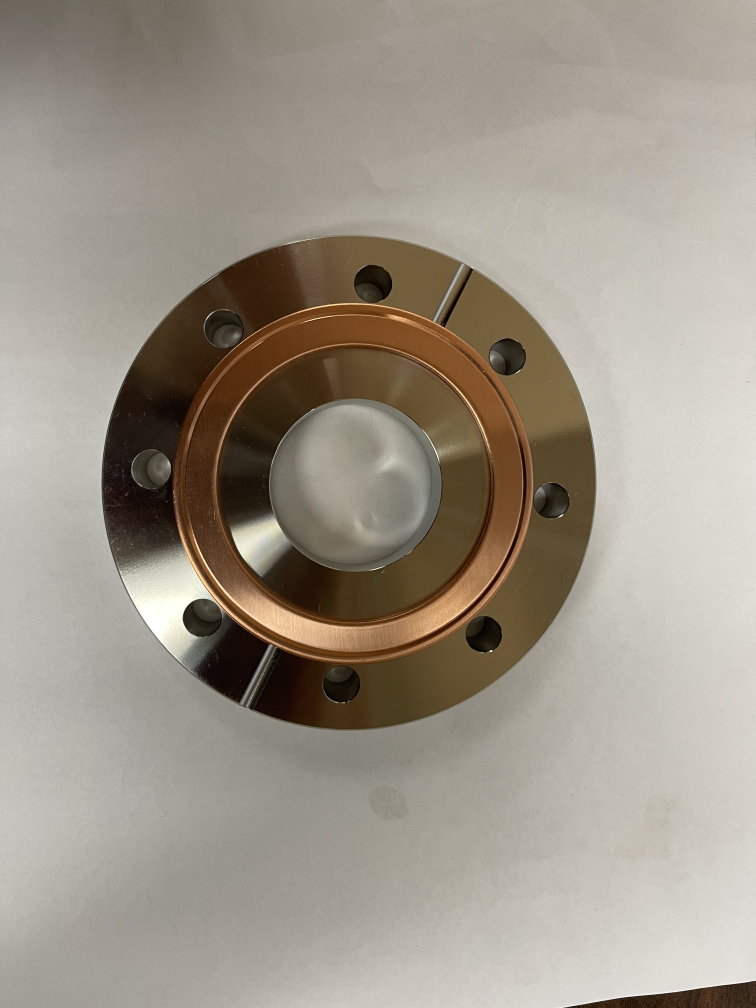
#> input picture flanges/0.jpg, 3024 x 4032 px, given in place of 0.jpg.jpg, which was not available (shown at 1/4 size)
$ python pic.py --image flanges/0.jpg
#> lines starting #> are read from the running program, lines starting #| are printed output that depends on the picture; after the words box and inside, x2 and y2 are one past the last pixel; in counts of white or black regions, pixels touching at a corner belong together; long printed decimals are rounded; pictures that were not available may be replaced by others from this repository, and a replacement may not be noted
### imgprocess.py
import cv2 as cv
import numpy as np

def resizeImg(image, width = None, height = None, inter = cv.INTER_AREA):
    dim = None # Unnecessary?
    (h, w) = image.shape[:2]
    if width is None and height is None:
        return image
    elif height is not None:
        r = height / float(h)
        dim = (int(w * r), height)
    else:
        r = width / float(w)
        dim = (width, int(h * r))
    return (cv.resize(image, dim, interpolation = inter), dim)

# [9 lines left out: function crop, not called in this run]

def ellipseCirc(ellipse):
    w, h = (i / 2 for i in ellipse[1])
    k = ((h - w) ** 2) / ((h + w) ** 2)
    p = np.pi * (h + w) * (1 + 3 * k / (10 + np.sqrt(4 - 3 * k)))
    return p

### pic.py
import argparse
import os
import time

import cv2 as cv
import numpy as np

import imgprocess as ip

# GENERAL PARAMETERS
SRCPATH = "flanges"
OUTPATH = "temp"
WINDOW_SCALE = 1
CONTOUR_FIT_MIN = 50        # Minimum ellipse confidence %
CONTOUR_FIT_MAX = 150

# PROCESSING PARAMETERS - TUNE FOR DIFFERENT CAMERA
RESIZE_WIDTH = 500
BLUR_KERNEL_SIZE = 5
MORPH_KERNEL_SIZE = (1, 1)
MORPH_PASSES = 1

FONT_SCALE = RESIZE_WIDTH / 1000
FONT_THICK = 1

# Calculate Canny parameters based on median intensity of filtered image
# https://stackoverflow.com/questions/41893029/opencv-canny-edge-detection-not-working-properly
def canny_calc(img, s = 0.33):
    v = np.median(img)
    if v > 191: # light images
        th1 = int(max(0, (1.0 - 2 * s) * (255 - v)))
        th2 = int(max(85, (1.0 + 2 * s) * (255 - v)))
    elif v > 127:
        th1 = int(max(0, (1.0 - s) * (255 - v)))
        th2 = int(max(255, (1.0 + s) * (255 - v)))
    elif v < 63: # dark images
        th1 = int(max(0, (1.0 - 2 * s) * v))
        th2 = int(max(85, (1.0 + 2 * s) * v))
    else:
        th1 = int(max(0, (1.0 - s) * v))
        th2 = int(max(85, (1.0 + s) * v))
    return (th1, th2)

def find_contour(img):
    contours, h = cv.findContours(img, cv.RETR_TREE, cv.CHAIN_APPROX_NONE)

    ellipses = []
    for c in contours:
        clen = cv.arcLength(c, False)
        approx = cv.approxPolyDP(c, 0.02 * clen, False) # Closed contour boolean set to false as many holes are open; (cv.isContourConvex(approx)) and (area > 3) also removed
        if (len(approx) > 8):
            e = cv.fitEllipse(c)
            diff = clen / ip.ellipseCirc(e) * 100
            print(diff)
            if (CONTOUR_FIT_MIN < diff < CONTOUR_FIT_MAX):
                ellipses.append(e)
            # ellipses.append(e)
    circles = sorted(ellipses, key = lambda rect: rect[1][0] * rect[1][1], reverse = True)
    return circles

def draw_contour(frame, contours):
    img_cnt = cv.cvtColor(frame, cv.COLOR_GRAY2BGR)
    if contours is None:
        return img_cnt

    for c in contours:
        cv.ellipse(img_cnt, c, (0, 0, 255), 2)
    return img_cnt

def filter_results(contours):
    maxdim = max(contours[0][1])
    (cx, cy) = contours[0][0]
    hbound = (cx - maxdim, cx + maxdim)
    vbound = (cy - maxdim, cy+ maxdim)
    print(hbound)
    print(vbound)
    for cnt in contours:
        if hbound[0] < cnt[0][0] < hbound[1] and vbound[0] < cnt[0][1] < vbound[1]:
            contours.remove(cnt)
    return contours


def process(frame):
    if frame is None:
        print("Unable to load picture")
        exit()

    frame = ip.resizeImg(frame, width = RESIZE_WIDTH)[0]

    frame = cv.medianBlur(frame, BLUR_KERNEL_SIZE)
    # frame = cv.GaussianBlur(frame, (BLUR_KERNEL_SIZE,) * 2, 0)
    original = frame.copy()

    frame = cv.cvtColor(frame, cv.COLOR_BGR2GRAY)

    (lower, upper) = canny_calc(frame)
    frame = cv.Canny(frame, lower, upper)


    img_processed = cv.cvtColor(frame, cv.COLOR_GRAY2BGR)

    # ker = cv.getStructuringElement(cv.MORPH_ELLIPSE, MORPH_KERNEL_SIZE) # Morph functions aren't so useful for hollow objects
    # frame = cv.morphologyEx(frame, cv.MORPH_OPEN, ker, MORPH_PASSES)

    contours = find_contour(frame)
    #contours = filter_results(contours)
    img_cnt = draw_contour(frame, contours)
    # crop(img_cnt, contours)

    frame = cv.hconcat((original, img_processed, img_cnt))

    return frame

def show(frame, vid = False):
    labels = ("Original", "Processed", "Contoured")
    for (i, txt) in enumerate(labels):
        sz = cv.getTextSize(txt, cv.FONT_HERSHEY_SIMPLEX, FONT_SCALE, thickness = FONT_THICK)
        (x, y) = int(frame.shape[1] / 3 * i), frame.shape[0] - sz[1]
        cv.putText(frame, txt, (x, y), cv.FONT_HERSHEY_SIMPLEX, FONT_SCALE, (0, 255, 0), FONT_THICK)

    cv.namedWindow("Results", cv.WINDOW_NORMAL)
    scale = tuple([round(x * WINDOW_SCALE) for x in frame.shape[0:2]][::-1])
    cv.resizeWindow("Results", scale)
    cv.imshow("Results", frame)

    if vid:
        k = cv.waitKey(1)
        if k == ord('s'):
            pass
        elif k != -1:
            return -1
    else:
        k = cv.waitKey(0)
        if k == ord('s'):
            t = time.strftime("%Y%m%d-%H%M%S")
            cv.imwrite(os.path.join(OUTPATH, f"test_{t}.png"), frame)
    return 0


def main():
    ap = argparse.ArgumentParser()
    ap.add_argument("-i", "--image", type = str, required = True, help = "Image index")
    args = vars(ap.parse_args()) # Convert from argparse.Namespace object to dictionary

    frame = cv.imread(os.path.join(SRCPATH, f"{args['image']}.jpg"))
#> frame is the input picture: shape (4032, 3024, 3); mean B, G, R 136.8, 149.2, 157.3
    frame = process(frame)
#> in process, `frame = ip.resizeImg(frame, width = RESIZE_WIDTH)[0]`:
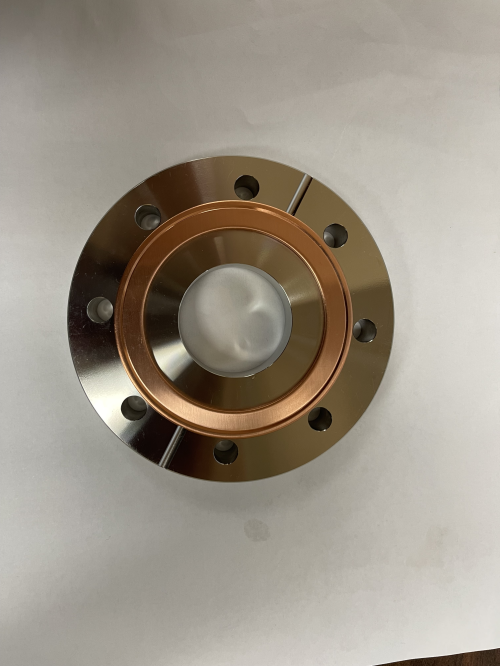
#> frame: shape (666, 500, 3); mean of channels 0, 1, 2 136.8, 149.2, 157.3; drawn as B, G, R
#> in process, `frame = cv.cvtColor(frame, cv.COLOR_BGR2GRAY)`:
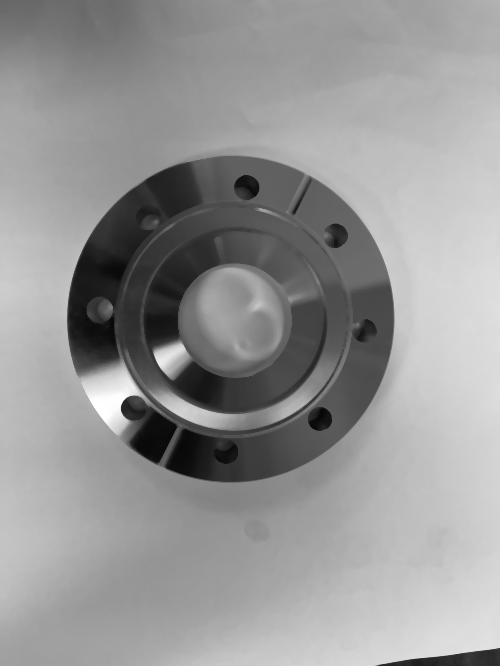
#> frame: shape (666, 500); min 7, max 255, mean 150
#> in canny_calc, `v = np.median(img)`: v = 160
#> in canny_calc, `th1 = int(max(0, (1.0 - s) * (255 - v)))`: th1 = 63
#> in canny_calc, `th2 = int(max(255, (1.0 + s) * (255 - v)))`: th2 = 255
#> in process, `(lower, upper) = canny_calc(frame)`: lower = 63; upper = 255
#> in process, `frame = cv.Canny(frame, lower, upper)`:
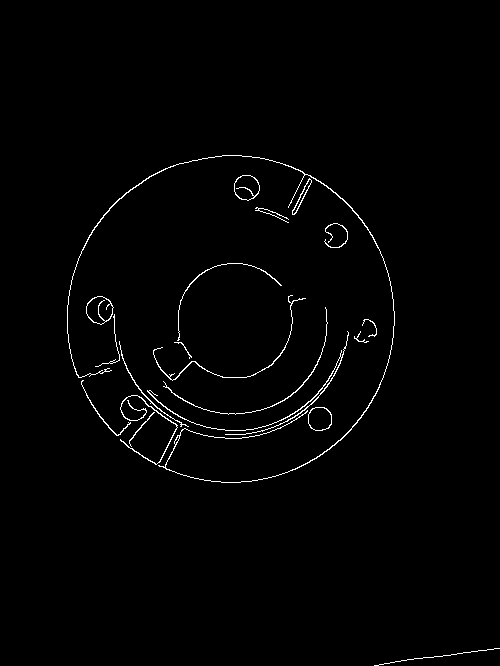
#> frame: shape (666, 500); 1.2% white in thin lines or dots, all inside (x1, y1, x2, y2) = (67, 155, 500, 666)
#> in find_contour, `contours, h = cv.findContours(img, cv.RETR_TREE, cv.CHAIN_APPROX_NONE)`: contours = 26 contours, 8 with area under 20; largest, box (x1, y1, x2, y2) and area: (86, 296, 114, 325) 563, (86, 296, 114, 325) 530, (234, 175, 260, 201) 497, (234, 175, 260, 201) 471, (308, 407, 332, 431) 452; h = 26 rows, first 6: [1, -1, -1, -1], [2, 0, -1, -1], [4, 1, 3, -1], [-1, -1, -1, 2], [5, 2, -1, -1], [6, 4, -1, -1]
#> the loop in find_contour, `for c in contours:` made 26 passes
#> (clen, e, w in ellipseCirc, h in ellipseCirc, k in ellipseCirc, p in ellipseCirc, diff) on passes 3, 4, 5, 9, 10, 11, 14, 15: (78.7, ((319.4, 418.5), (23.93, 24.2), 108.1), 11.96, 12.1, 3.29e-05, 75.6, 104.1), (76.36, ((319.4, 418.5), (23.47, 23.72), 116.7), 11.73, 11.86, 2.93e-05, 74.13, 103), (477.3, ((146.4, 430.1), (48.39, 65.92), 142.8), 24.2, 32.96, 0.0235, 180.6, 264.3), (56.11, ((367, 335.4), (11.41, 23.34), 78.02), 5.71, 11.67, 0.118, 56.21, 99.83), (912, ((229.5, 293), (241.8, 278.6), 167.9), 120.9, 139.3, 0.00498, 818.5, 111.4), (78.01, ((369.1, 327.4), (11.99, 18.16), 148.7), 6, 9.08, 0.0418, 47.86, 163), (518.1, ((232, 321.4), (183.6, 189.3), 106.2), 91.81, 94.64, 0.000231, 585.8, 88.46), (89.08, ((99.18, 309.6), (26.52, 27.16), 177.4), 13.26, 13.58, 0.000141, 84.32, 105.7)
#> clen on passes 2, 6, 7, 8, 12, 13: 90.54, 185.4, 56.36, 250.5, 157.7, 8.24
#| 104.098
#| 102.999
#| 264.259
#| 99.826
#| 111.431
#| 163.014
#| 88.455
#| 105.653
#> (further printed lines are left out)
#> after the loop in find_contour, `for c in contours:`: ellipses = 9 items
#> the loop in draw_contour, `for c in contours:` made 9 passes
#> c on passes 1 to 9: ((229.5, 293), (241.8, 278.6), 167.9), ((232, 321.4), (183.6, 189.3), 106.2), ((223, 325.9), (104.6, 150), 77.44), ((237.6, 326.1), (118.1, 128.7), 152.8), ((99.18, 309.6), (26.52, 27.16), 177.4), ((246.2, 187.2), (24.92, 25.46), 91.11), ((319.4, 418.5), (23.93, 24.2), 108.1), ((319.4, 418.5), (23.47, 23.72), 116.7), ((367, 335.4), (11.41, 23.34), 78.02)
#> after the loop in draw_contour, `for c in contours:`:
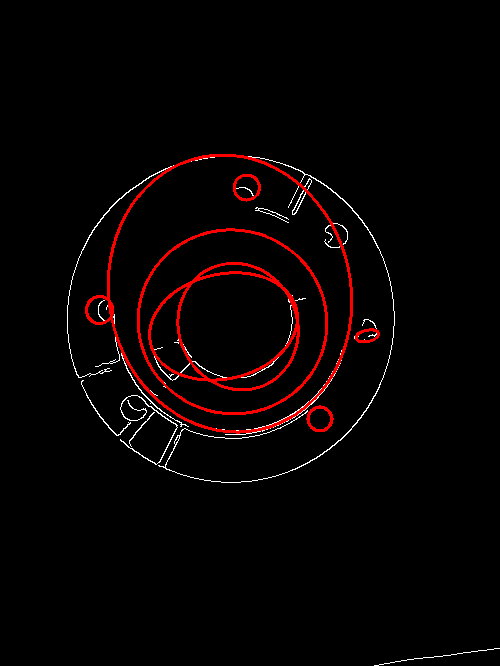
#> img_cnt: shape (666, 500, 3); mean B, G, R 2.2, 2.2, 7.7
#> in process, `frame = cv.hconcat((original, img_processed, img_cnt))`:
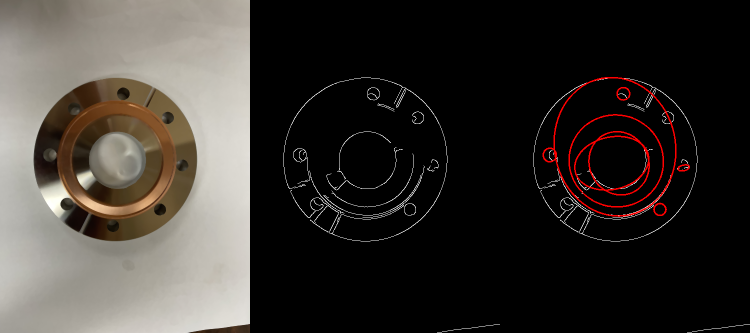
#> frame: shape (666, 1500, 3) (shown at 1/2 size); mean of channels 0, 1, 2 47.3, 51.5, 56; drawn as B, G, R
    show(frame)
#> the loop in show, `for (i, txt) in enumerate(labels):` made 3 passes
#> (sz, x) on passes 1 to 3: (((59, 12), 5), 0), (((81, 12), 5), 500), (((80, 12), 5), 1000)
#> after the loop in show, `for (i, txt) in enumerate(labels):`:
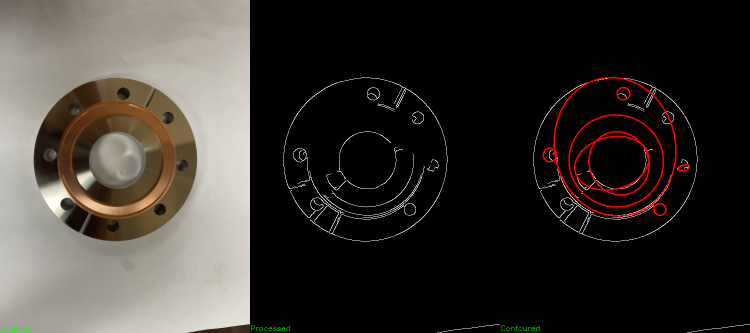
#> frame: shape (666, 1500, 3) (shown at 1/2 size); 0.05% of pixels changed, all inside (x1, y1, x2, y2) = (2, 650, 1079, 666); drawn as B, G, R
#> in show, `scale = tuple([round(x * WINDOW_SCALE) for x in frame.shape[0:2]][::-1])`: scale = (1500, 666)
#> (key Esc is pressed here)
    cv.destroyAllWindows()

if __name__ == "__main__":
    main()

$ run again, on flanges/5.jpg
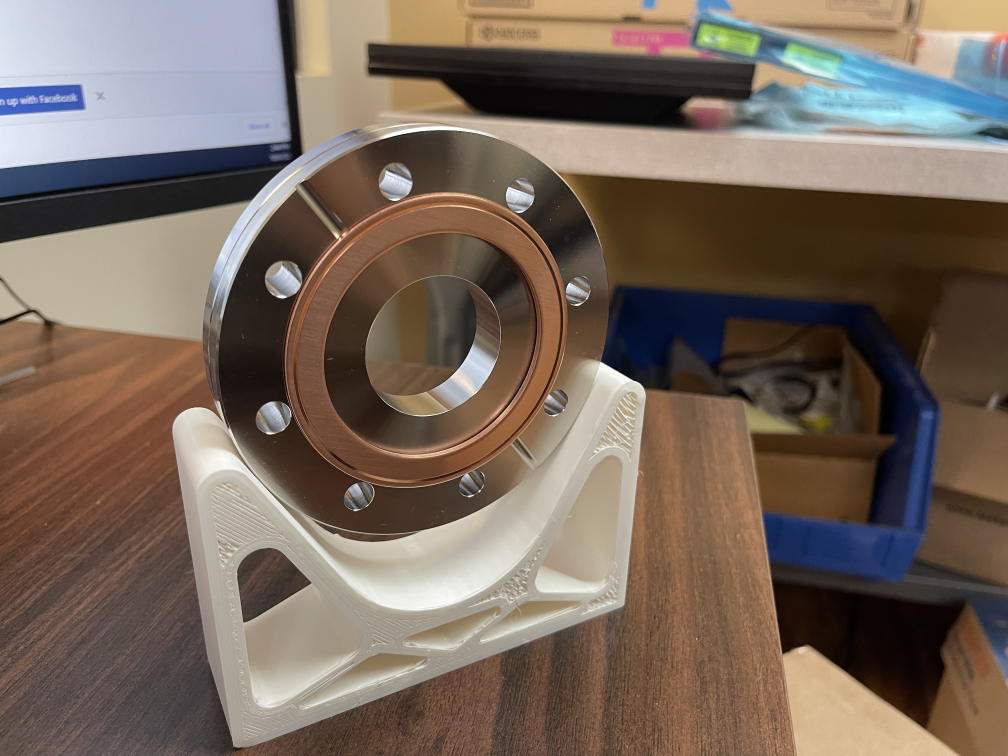
#> input picture flanges/5.jpg, 4032 x 3024 px, given in place of 5.jpg.jpg, which was not available (shown at 1/4 size)
#> in main, frame is the input picture: shape (3024, 4032, 3); mean B, G, R 92.1, 103.9, 118.6
#> v = 95
#> th1 = 63
#> th2 = 126
#> lower = 63; upper = 126
#> in process, `frame = cv.Canny(frame, lower, upper)`:
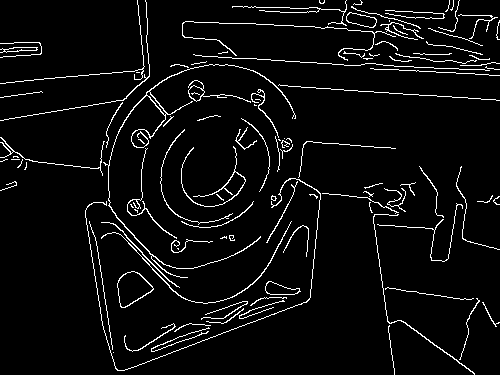
#> frame: shape (375, 500); 5% white in thin lines or dots
#> img_processed: shape (375, 500, 3); 5% white in thin lines or dots
#> in find_contour, `contours, h = cv.findContours(img, cv.RETR_TREE, cv.CHAIN_APPROX_NONE)`: contours = 119 contours, 91 with area under 20; largest, box (x1, y1, x2, y2) and area: (117, 271, 154, 308) 832, (117, 271, 154, 308) 792, (103, 64, 296, 278) 322, (346, 12, 377, 28) 288, (346, 12, 377, 28) 277; h = 119 rows, first 6: [1, -1, -1, -1], [2, 0, -1, -1], [3, 1, -1, -1], [4, 2, -1, -1], [5, 3, -1, -1], [6, 4, -1, -1]
#> the loop in find_contour, `for c in contours:` made 119 passes
#> (clen, e, w in ellipseCirc, h in ellipseCirc, k in ellipseCirc, p in ellipseCirc, diff) on passes 10, 14, 18, 19, 20: (144.3, ((445.2, 386.6), (8.42, 170.8), 20.16), 4.21, 85.39, 0.821, 343.2, 42.05), (81.7, ((278.1, 288.8), (11.39, 36.66), 98.05), 5.7, 18.33, 0.277, 80.79, 101.1), (155.5, ((195.8, 247.3), (14.55, 50.54), 92.33), 7.28, 25.27, 0.306, 110.2, 141.1), (15.07, ((223.4, 237.7), (2.7, 6.07), 72.36), 1.35, 3.03, 0.147, 14.28, 105.5), (32.31, ((231.4, 237.5), (4.55, 6.17), 145.9), 2.28, 3.08, 0.0226, 16.93, 190.8)
#> (printed output is left out)
#> after the loop in find_contour, `for c in contours:`: ellipses = 24 items
#> the loop in draw_contour, `for c in contours:` made 24 passes
#> c on passes 1 to 8: ((254.4, 489.3), (184.5, 384.7), 0), ((214.3, 166.8), (96, 121.4), 42.25), ((381.1, 259.5), (60.31, 164), 64.57), ((55.94, 149.2), (33.07, 115.3), 98.62), ((286.2, 279.2), (25.77, 114.6), 18.2), ((221.7, 89.35), (19.87, 74.8), 91.72), ((462.8, 26.14), (22.19, 56.28), 78.46), ((270.8, 113.4), (15.3, 58.55), 143.5)
#> the loop in show, `for (i, txt) in enumerate(labels):` made 3 passes
#> (sz, x) on passes 1 to 3: (((59, 12), 5), 0), (((81, 12), 5), 500), (((80, 12), 5), 1000)
#> after the loop in show, `for (i, txt) in enumerate(labels):`:
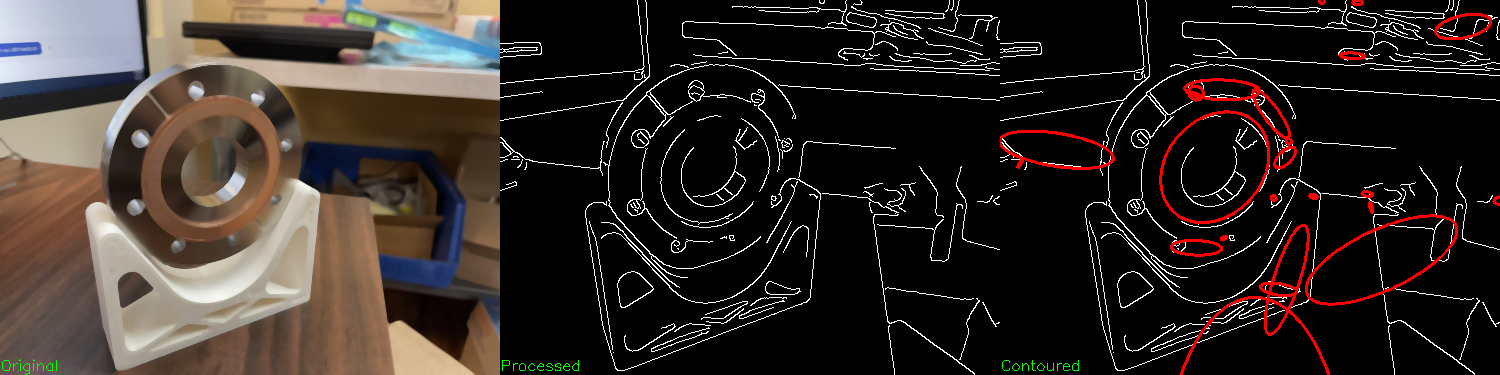
#> frame: shape (375, 1500, 3); mean of channels 0, 1, 2 38.6, 42.8, 50.7; drawn as B, G, R
#> scale = (1500, 375)

$ run again, on flanges/6.jpg
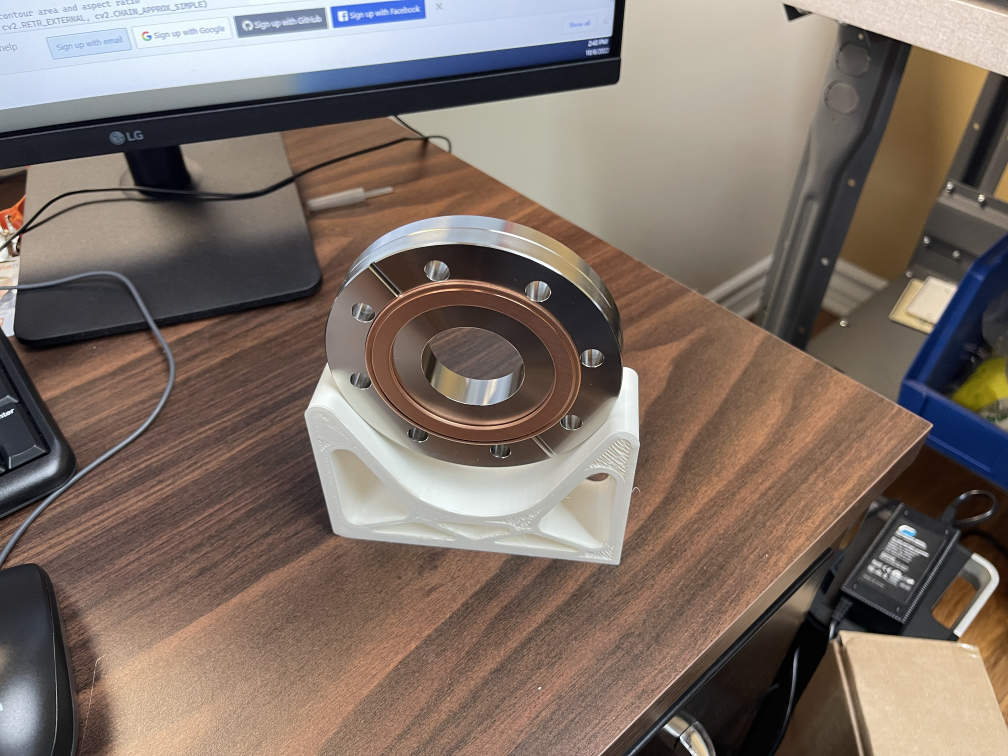
#> input picture flanges/6.jpg, 4032 x 3024 px, given in place of 6.jpg.jpg, which was not available (shown at 1/4 size)
#> in main, frame is the input picture: shape (3024, 4032, 3); mean B, G, R 103.4, 112.5, 126.5
#> v = 108
#> th1 = 72
#> th2 = 143
#> lower = 72; upper = 143
#> in process, `frame = cv.Canny(frame, lower, upper)`:
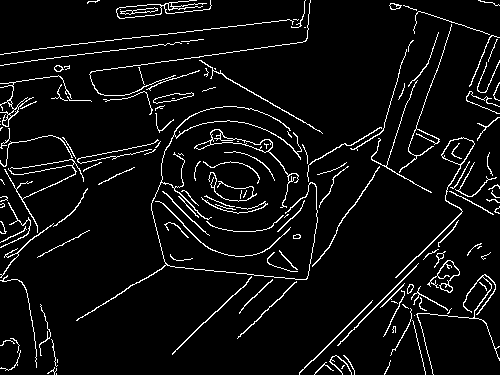
#> frame: shape (375, 500); 5.8% white in thin lines or dots
#> img_processed: shape (375, 500, 3); 5.8% white in thin lines or dots
#> in find_contour, `contours, h = cv.findContours(img, cv.RETR_TREE, cv.CHAIN_APPROX_NONE)`: contours = 168 contours, 110 with area under 20; largest, box (x1, y1, x2, y2) and area: (395, 137, 475, 278) 654, (194, 129, 299, 208) 552, (441, 137, 475, 165) 537, (116, 0, 212, 19) 512, (116, 4, 162, 19) 464; h = 168 rows, first 6: [1, -1, -1, -1], [2, 0, -1, -1], [3, 1, -1, -1], [4, 2, -1, -1], [5, 3, -1, -1], [6, 4, -1, -1]
#> the loop in find_contour, `for c in contours:` made 168 passes
#> (clen, e, w in ellipseCirc, h in ellipseCirc, k in ellipseCirc, p in ellipseCirc, diff) on passes 2, 8, 9, 10, 13: (37.63, ((60.48, 361.9), (7.12, 21.64), 0), 3.56, 10.82, 0.255, 48.11, 78.21), (116.7, ((340.3, 364.8), (10.15, 26.15), 133.6), 5.07, 13.08, 0.194, 59.83, 195), (78.01, ((16.29, 376.2), (16.29, 19.14), 0), 8.15, 9.57, 0.00647, 55.76, 139.9), (36.56, ((7.56, 344.8), (9.71, 12.66), 80.5), 4.85, 6.33, 0.0174, 35.29, 103.6), (28.9, ((393.7, 329.3), (3.07, 7), 4.24), 1.53, 3.5, 0.152, 16.43, 175.9)
#> (printed output is left out)
#> after the loop in find_contour, `for c in contours:`: ellipses = 49 items
#> the loop in draw_contour, `for c in contours:` made 49 passes
#> c on passes 1 to 8: ((404.4, 217.3), (75.96, 172.4), 37.61), ((203.8, 53.33), (37.49, 254.9), 72.55), ((239, 176.5), (76.25, 108), 107.3), ((239.1, 212.1), (38.15, 83.1), 93.84), ((-11.1, 256.5), (39.91, 64.84), 27.58), ((36.42, 155.1), (37.07, 68.22), 81.65), ((314.7, 52.63), (33.75, 64.48), 0), ((234.4, 171.7), (18.79, 52.8), 102.3)
#> the loop in show, `for (i, txt) in enumerate(labels):` made 3 passes
#> (sz, x) on passes 1 to 3: (((59, 12), 5), 0), (((81, 12), 5), 500), (((80, 12), 5), 1000)
#> after the loop in show, `for (i, txt) in enumerate(labels):`:
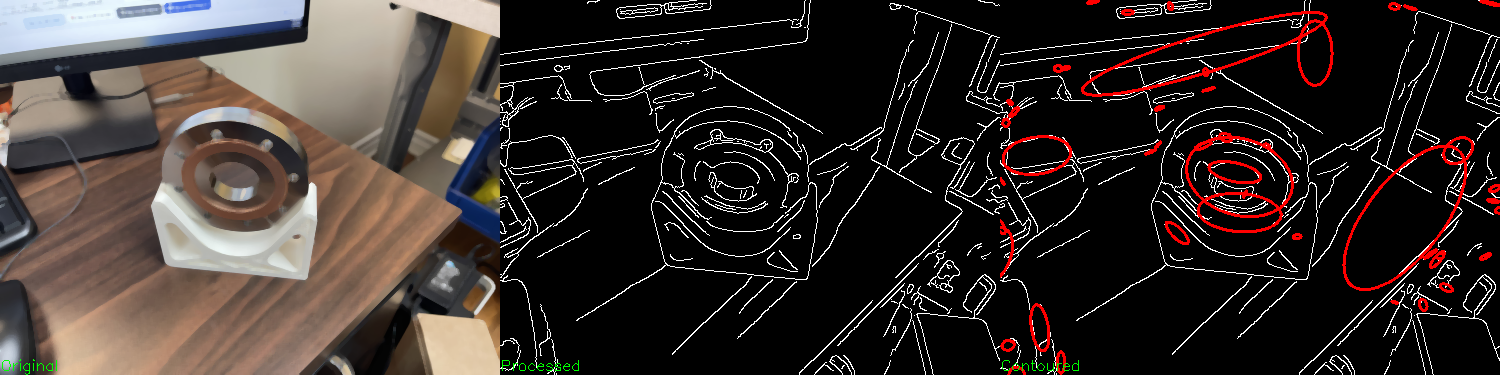
#> frame: shape (375, 1500, 3); mean of channels 0, 1, 2 43.5, 46.7, 55.2; drawn as B, G, R
#> scale = (1500, 375)
